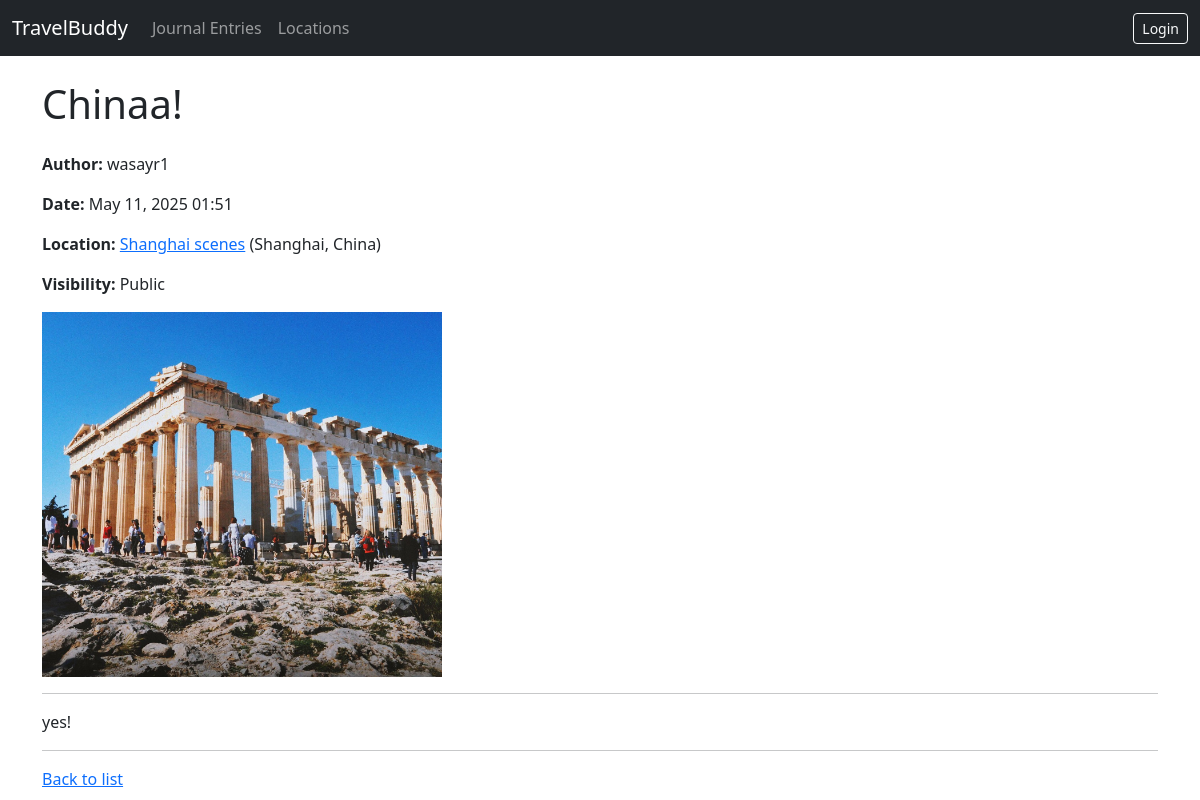
The page /project/entry/4/ on the database as committed earlier.
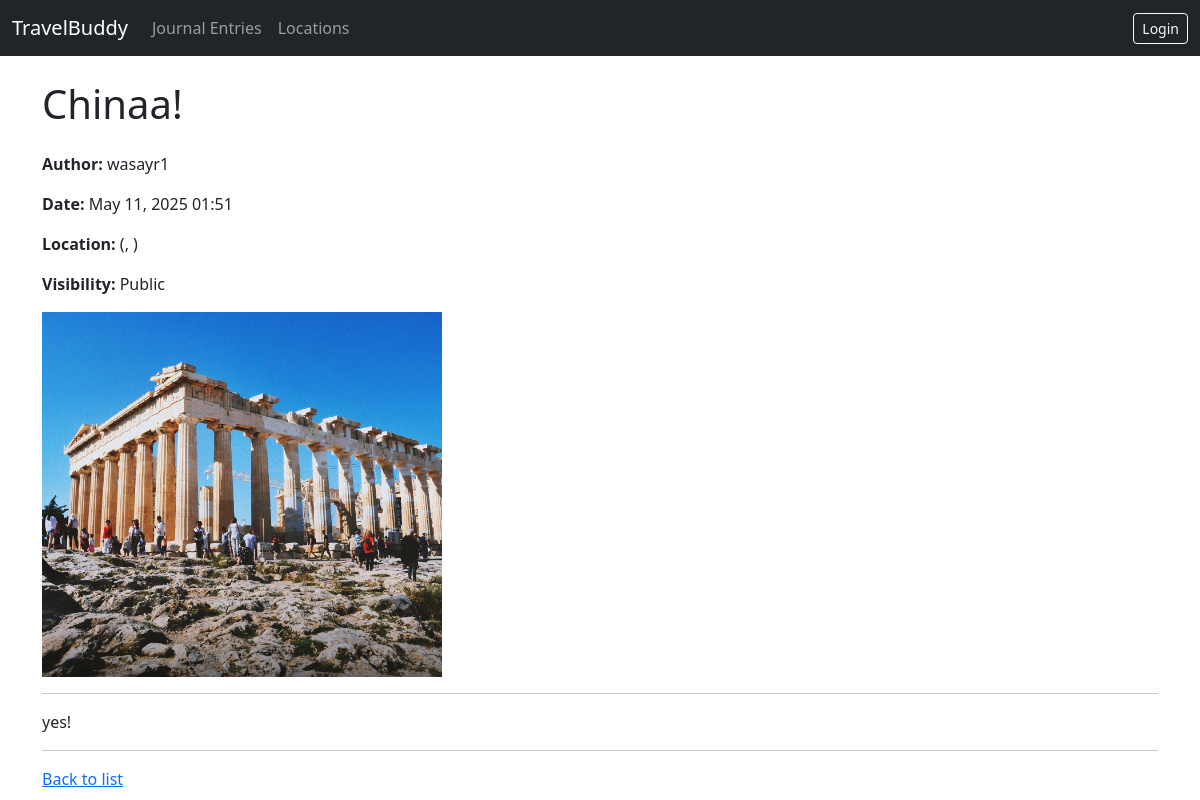
The same page on the database as committed later.
### project/models.py (models this page shows, shortened)
class JournalEntry(models.Model):
    title = models.CharField(max_length=200)
    content = models.TextField()
    created_date = models.DateTimeField(auto_now_add=True)
    updated_date = models.DateTimeField(auto_now=True)
    user = models.ForeignKey(User, on_delete=models.CASCADE)
    location = models.ForeignKey(Location, on_delete=models.SET_NULL, null=True, blank=True)
    image = models.ImageField(upload_to='journal_images/', blank=True, null=True)
    VISIBILITY_CHOICES = [
        ('public', 'Public'),
        ('private', 'Private'),
    ]
    visibility = models.CharField(max_length=10, choices=VISIBILITY_CHOICES, default='public')
    tags = models.ManyToManyField('Tag', through='EntryTag', blank=True)

class Location(models.Model):
    name = models.CharField(max_length=100)
    description = models.TextField()
    latitude = models.FloatField(null=True, blank=True)
    longitude = models.FloatField(null=True, blank=True)
    country = models.CharField(max_length=100)
    city = models.CharField(max_length=100)

### project/views.py (the view)
# urls.py: path('entry/<int:pk>/', views.JournalEntryDetailView.as_view(), name='entry-detail'),
class JournalEntryDetailView(generic.DetailView):
    model = JournalEntry
    context_object_name = 'journalentry' # Default is 'object' or 'journalentry'
    template_name = 'project/journalentry_detail.html'

### project/templates/project/journalentry_detail.html (shortened to what this page needs)
{% extends "project/base.html" %}
{% block header %}{{ journalentry.title }}{% endblock %}
{% block content %}
    <p><strong>Author:</strong> {{ journalentry.user.username }}</p>
    <p><strong>Date:</strong> {{ journalentry.created_date|date:"M d, Y H:i" }}</p>
    <p><strong>Location:</strong> <a href="{% url 'project:location-detail' pk=journalentry.location.pk %}">{{ journalentry.location.name }}</a> ({{ journalentry.location.city }}, {{ journalentry.location.country }})</p>
    <p><strong>Visibility:</strong> {{ journalentry.get_visibility_display }}</p>
    {% if journalentry.image %}
        <img src="{{ journalentry.image.url }}" alt="{{ journalentry.title }} image" style="max-width: 400px; height: auto;">
    {% endif %}
    <hr>
    <div>{{ journalentry.content|linebreaksbr }}</div>
    <hr>
    <a href="{% url 'project:entry-list' %}">Back to list</a>
{% endblock %}

Rows that differ between the two databases and show on the page:
changed JournalEntry "Chinaa!": location_id 3 → empty (drawn); location.name "Shanghai scenes" → (not shown); location.city "Shanghai" → (not shown); location.country "China" → (not shown)
